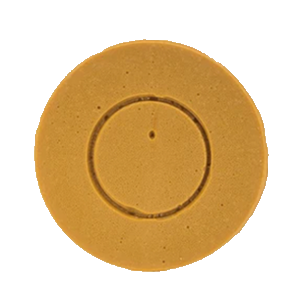
#> input picture assets/cookie_template_normal.png, 300 x 300 px, found by its file name
$ python reduce.py
#> lines starting #> are read from the running program, lines starting #| are printed output that depends on the picture; after the words box and inside, x2 and y2 are one past the last pixel; in counts of white or black regions, pixels touching at a corner belong together
import cv2
import numpy as np
import matplotlib.pyplot as plt

# ค่า Threshold ที่กำหนด
THRESHOLD_VALUE = 120

def main():
    # อ่านภาพในโหมด grayscale
    img = cv2.imread("assets/cookie_template_normal.png", cv2.IMREAD_GRAYSCALE)
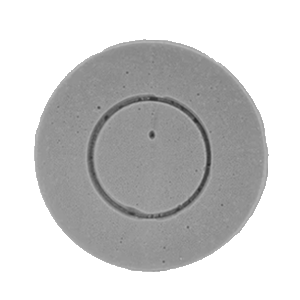
#> img: shape (300, 300); min 38, max 255, mean 203.8

    # แสดงภาพต้นฉบับ
    plt.figure(figsize=(15, 10))

    # แสดงภาพต้นฉบับ
    plt.subplot(2, 3, 1)
    plt.imshow(img, cmap="gray")
    plt.title("Original Image")
    plt.axis('off')

    # ทำ Thresholding โดยใช้ค่าความเข้มที่ได้เป็นเกณฑ์
    _, binary_img = cv2.threshold(img, THRESHOLD_VALUE, 255, cv2.THRESH_BINARY)
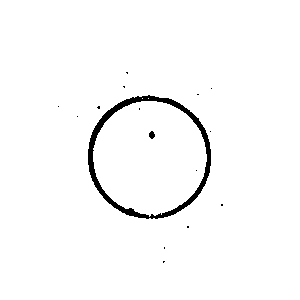
#> binary_img: shape (300, 300); 97.8% white; 16 black regions (14 under 20 px), largest, box (x1, y1, x2, y2) and area: (88, 95, 211, 219) 1875, (149, 131, 155, 139) 35

    # แสดงภาพที่ผ่าน Thresholding
    plt.subplot(2, 3, 2)
    plt.imshow(binary_img, cmap="gray")
    plt.title(f"Binary Image (Threshold = {THRESHOLD_VALUE})")
    plt.axis('off')

    # ลด noise ด้วย Gaussian Blur
    gaussian_blur = cv2.GaussianBlur(img, (5, 5), 0)
    _, binary_gaussian = cv2.threshold(gaussian_blur, THRESHOLD_VALUE, 255, cv2.THRESH_BINARY)
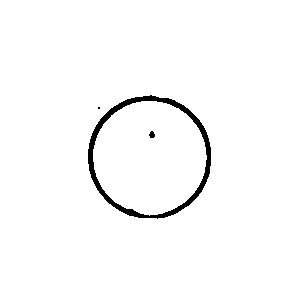
#> binary_gaussian: shape (300, 300); 97.9% white; 3 black regions (1 under 20 px), largest, box (x1, y1, x2, y2) and area: (88, 95, 211, 219) 1850, (149, 131, 155, 138) 31

    plt.subplot(2, 3, 3)
    plt.imshow(binary_gaussian, cmap="gray")
    plt.title("Gaussian Blur + Thresholding")
    plt.axis('off')

    # ลด noise ด้วย Median Filter
    median_blur = cv2.medianBlur(img, 5)  # แก้ไขเป็น cv2.medianBlur
    _, binary_median = cv2.threshold(median_blur, THRESHOLD_VALUE, 255, cv2.THRESH_BINARY)
#> binary_median: shape (300, 300); 97.9% white; 2 black regions, box (x1, y1, x2, y2) and area: (88, 96, 211, 219) 1873, (149, 132, 155, 138) 27

    plt.subplot(2, 3, 4)
    plt.imshow(binary_median, cmap="gray")
    plt.title("Median Filter + Thresholding")
    plt.axis('off')

    # ลด noise ด้วย Erosion + Dilation
    kernel = np.ones((3, 3), np.uint8)
    eroded = cv2.erode(img, kernel, iterations=1)
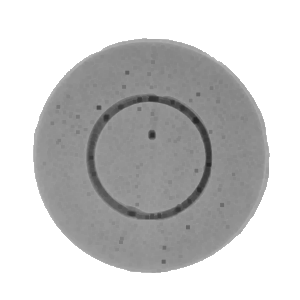
#> eroded: shape (300, 300); min 38, max 255, mean 200
    dilated = cv2.dilate(eroded, kernel, iterations=1)
    _, binary_morph = cv2.threshold(dilated, THRESHOLD_VALUE, 255, cv2.THRESH_BINARY)
#> binary_morph: shape (300, 300); 97.8% white; 16 black regions (14 under 20 px), largest, box (x1, y1, x2, y2) and area: (88, 95, 211, 219) 1891, (149, 131, 155, 139) 35

    plt.subplot(2, 3, 5)
    plt.imshow(binary_morph, cmap="gray")
    plt.title("Erosion + Dilation + Thresholding")
    plt.axis('off')

    plt.tight_layout()
    plt.show()

if __name__ == "__main__":
    main()

$ run again, with assets/cookie_template_easy.png copied over assets/cookie_template_normal.png
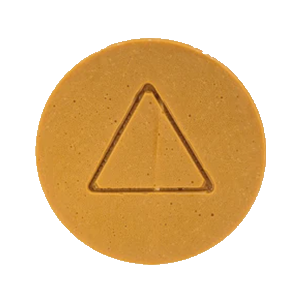
#> input picture assets/cookie_template_easy.png, 300 x 300 px, found by its file name
#> in main, `_, binary_img = cv2.threshold(img, THRESHOLD_VALUE, 255, cv2.THRESH_BI..`:
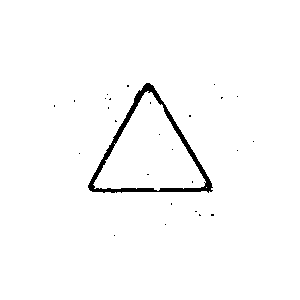
#> binary_img: shape (300, 300); 98.2% white; 27 black regions (26 under 20 px), largest, box (x1, y1, x2, y2) and area: (88, 83, 213, 193) 1587
#> binary_gaussian: shape (300, 300); 98.3% white; 2 black regions (1 under 20 px), largest, box (x1, y1, x2, y2) and area: (88, 83, 213, 192) 1572
#> binary_median: shape (300, 300); 98.2% white; 1 black region, box (x1, y1, x2, y2) and area: (88, 83, 212, 193) 1577
#> in main, `eroded = cv2.erode(img, kernel, iterations=1)`:
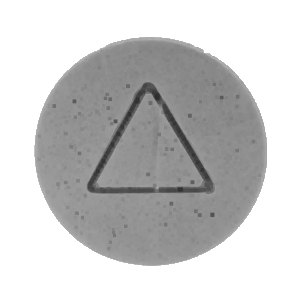
#> eroded: shape (300, 300); min 45, max 255, mean 202.1
#> binary_morph: shape (300, 300); 98.1% white; 27 black regions (26 under 20 px), largest, box (x1, y1, x2, y2) and area: (88, 83, 213, 193) 1614
